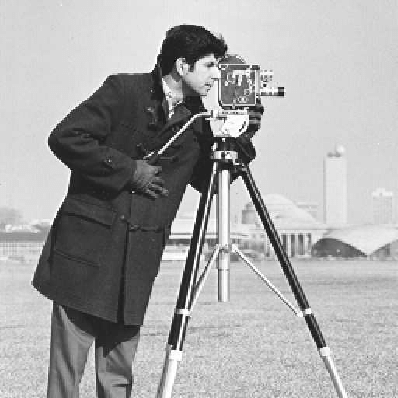
#> input picture cameraman.png, 398 x 398 px
$ python inverselog.py
#> lines starting #> are read from the running program, lines starting #| are printed output that depends on the picture
import cv2
import numpy as np
img = cv2.imread("cameraman.png", 0)
#> img is the input picture: shape (398, 398); min 0, max 255, mean 167.4
inverse_log_img = np.exp(np.clip(255 - img, 0, 255))
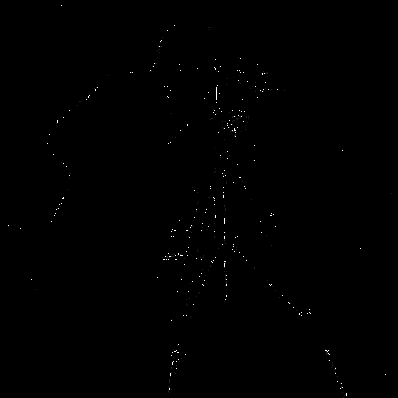
#> inverse_log_img: shape (398, 398) float16; 98.45% of the values are NaN or infinite; the others: min 1, max 22032, mean 3210; drawn with min black, max white, NaN and infinite black
inverse_log_img = np.uint8(inverse_log_img)
cv2.imshow("Original", img)
cv2.imshow("Inverse Log Transformed", inverse_log_img)
cv2.waitKey(0)
cv2.destroyAllWindows()
